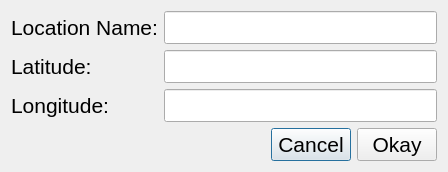
<?xml version="1.0" encoding="UTF-8"?>
<ui version="4.0">
 <class>ForecastLocation</class>
 <widget class="QDialog" name="ForecastLocation">
  <property name="geometry">
   <rect>
    <x>0</x>
    <y>0</y>
    <width>448</width>
    <height>166</height>
   </rect>
  </property>
  <property name="windowTitle">
   <string>Dialog</string>
  </property>
  <layout class="QVBoxLayout" name="verticalLayout">
   <item>
    <layout class="QFormLayout" name="formLayout">
     <item row="0" column="0">
      <widget class="QLabel" name="locationNameLabel">
       <property name="font">
        <font>
         <pointsize>16</pointsize>
        </font>
       </property>
       <property name="text">
        <string>Location Name:</string>
       </property>
      </widget>
     </item>
     <item row="0" column="1">
      <widget class="QLineEdit" name="locationNameLineEdit">
       <property name="font">
        <font>
         <pointsize>16</pointsize>
        </font>
       </property>
      </widget>
     </item>
     <item row="1" column="0">
      <widget class="QLabel" name="latitudeLabel">
       <property name="font">
        <font>
         <pointsize>16</pointsize>
        </font>
       </property>
       <property name="text">
        <string>Latitude:</string>
       </property>
      </widget>
     </item>
     <item row="1" column="1">
      <widget class="QLineEdit" name="latitudeLineEdit">
       <property name="font">
        <font>
         <pointsize>16</pointsize>
        </font>
       </property>
      </widget>
     </item>
     <item row="2" column="0">
      <widget class="QLabel" name="longitudeLabel">
       <property name="font">
        <font>
         <pointsize>16</pointsize>
        </font>
       </property>
       <property name="text">
        <string>Longitude:</string>
       </property>
      </widget>
     </item>
     <item row="2" column="1">
      <widget class="QLineEdit" name="longitudeLineEdit">
       <property name="font">
        <font>
         <pointsize>16</pointsize>
        </font>
       </property>
      </widget>
     </item>
    </layout>
   </item>
   <item>
    <layout class="QHBoxLayout" name="horizontalLayout">
     <item>
      <spacer name="horizontalSpacer">
       <property name="orientation">
        <enum>Qt::Horizontal</enum>
       </property>
       <property name="sizeHint" stdset="0">
        <size>
         <width>40</width>
         <height>20</height>
        </size>
       </property>
      </spacer>
     </item>
     <item>
      <widget class="QPushButton" name="cancelPushButton">
       <property name="font">
        <font>
         <pointsize>16</pointsize>
        </font>
       </property>
       <property name="text">
        <string>Cancel</string>
       </property>
      </widget>
     </item>
     <item>
      <widget class="QPushButton" name="okayPushButton">
       <property name="font">
        <font>
         <pointsize>16</pointsize>
        </font>
       </property>
       <property name="text">
        <string>Okay</string>
       </property>
      </widget>
     </item>
    </layout>
   </item>
  </layout>
 </widget>
 <resources/>
 <connections/>
</ui>
